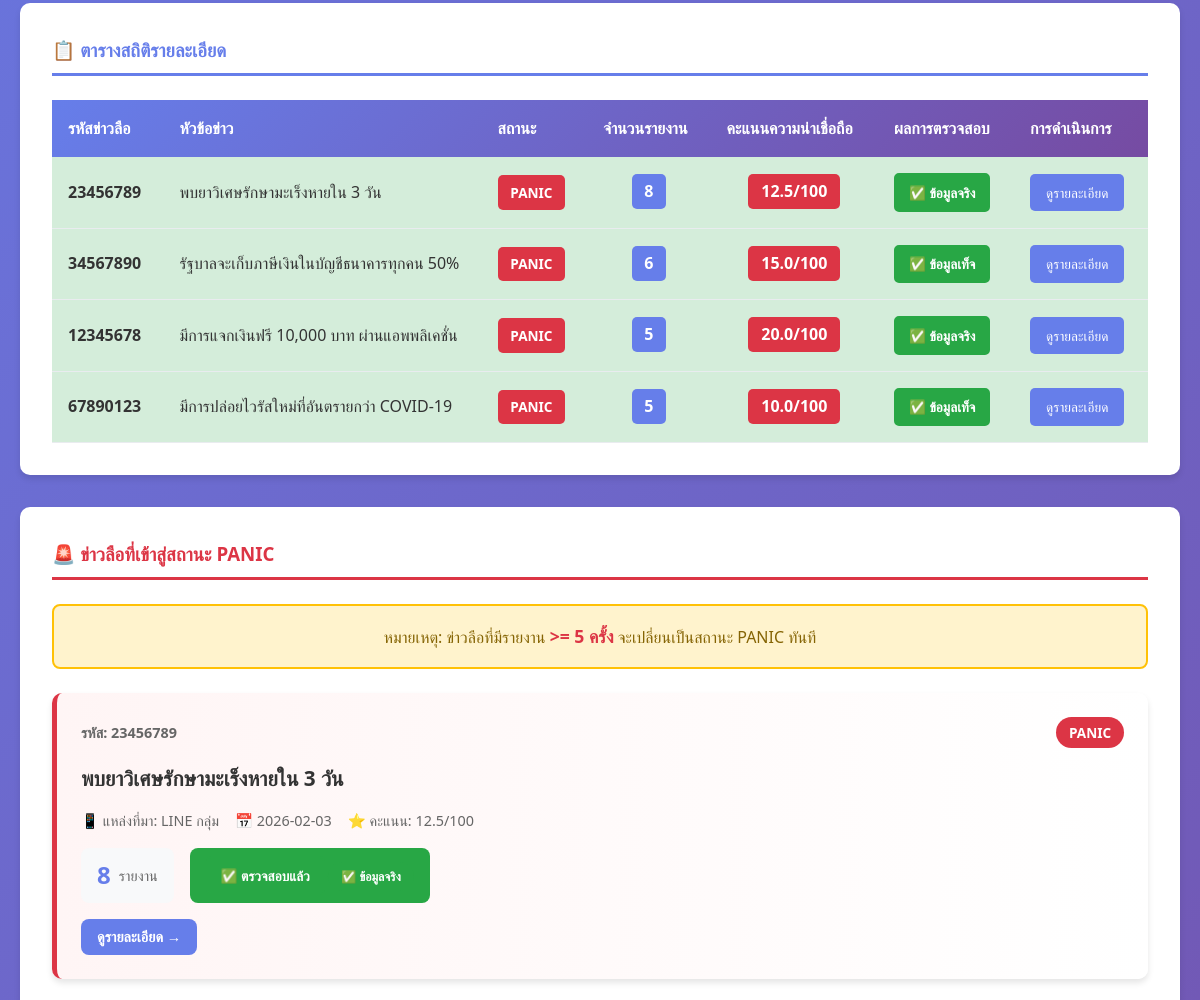
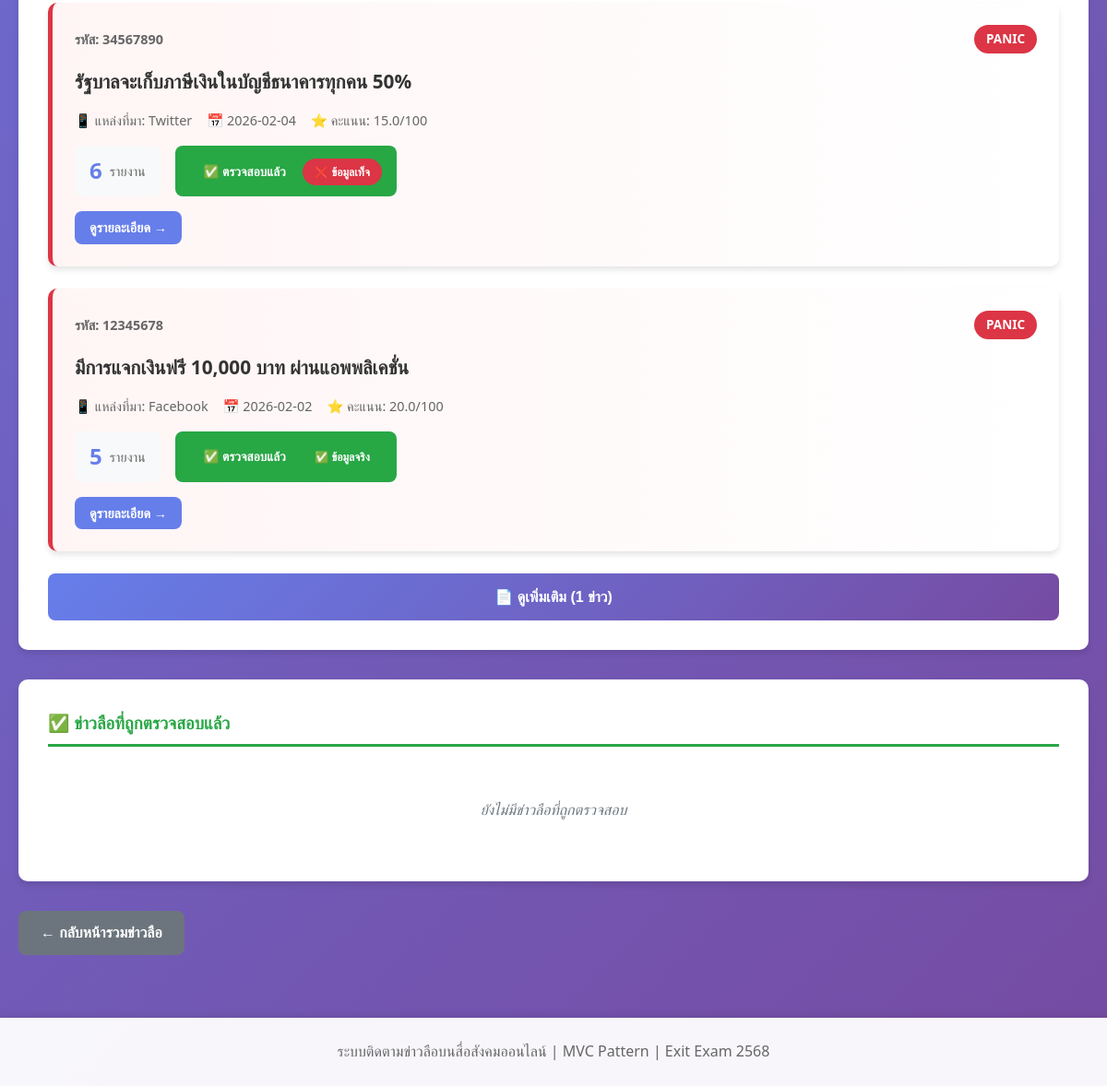
The app's page /summary (lower part), older data (2 pictures, top to bottom).
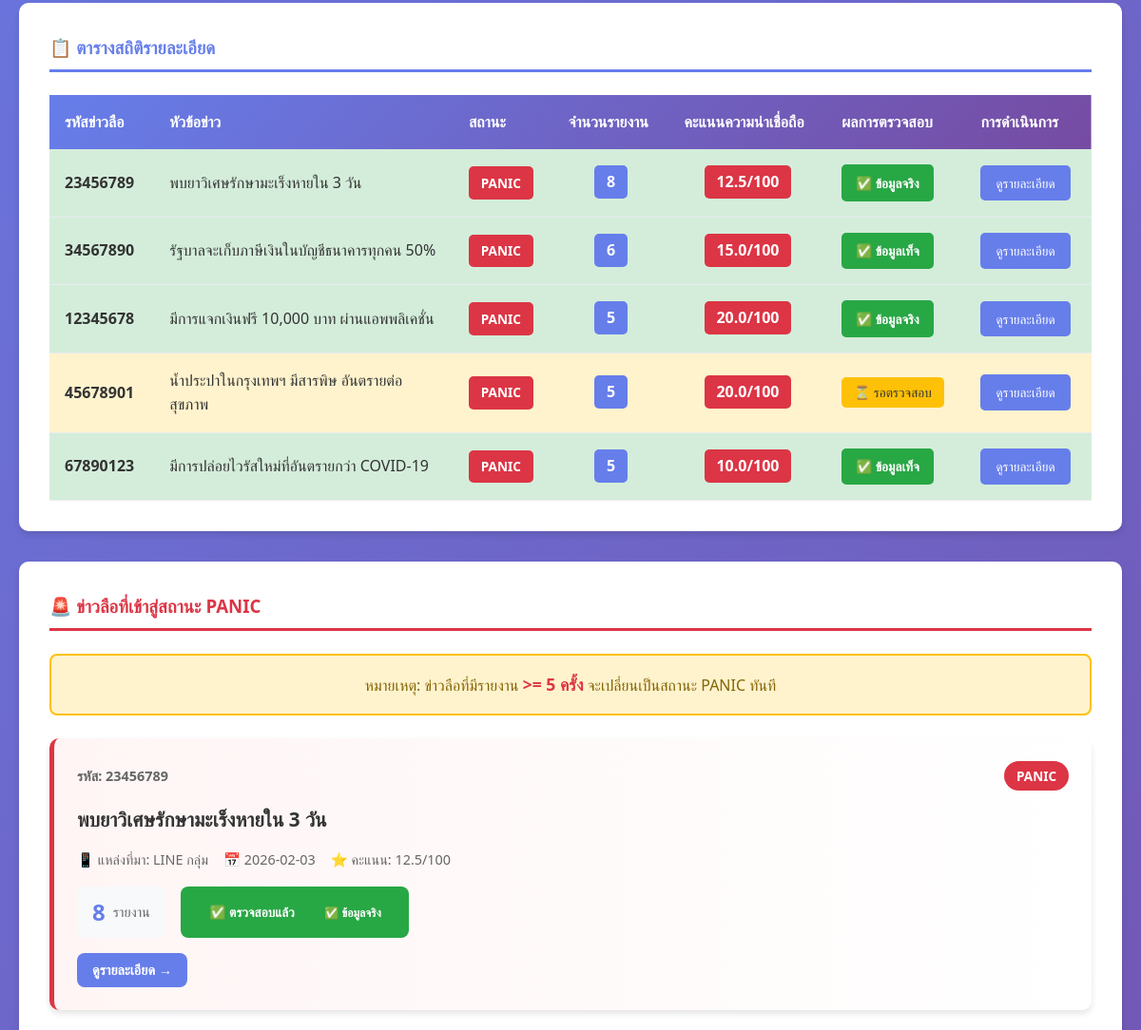
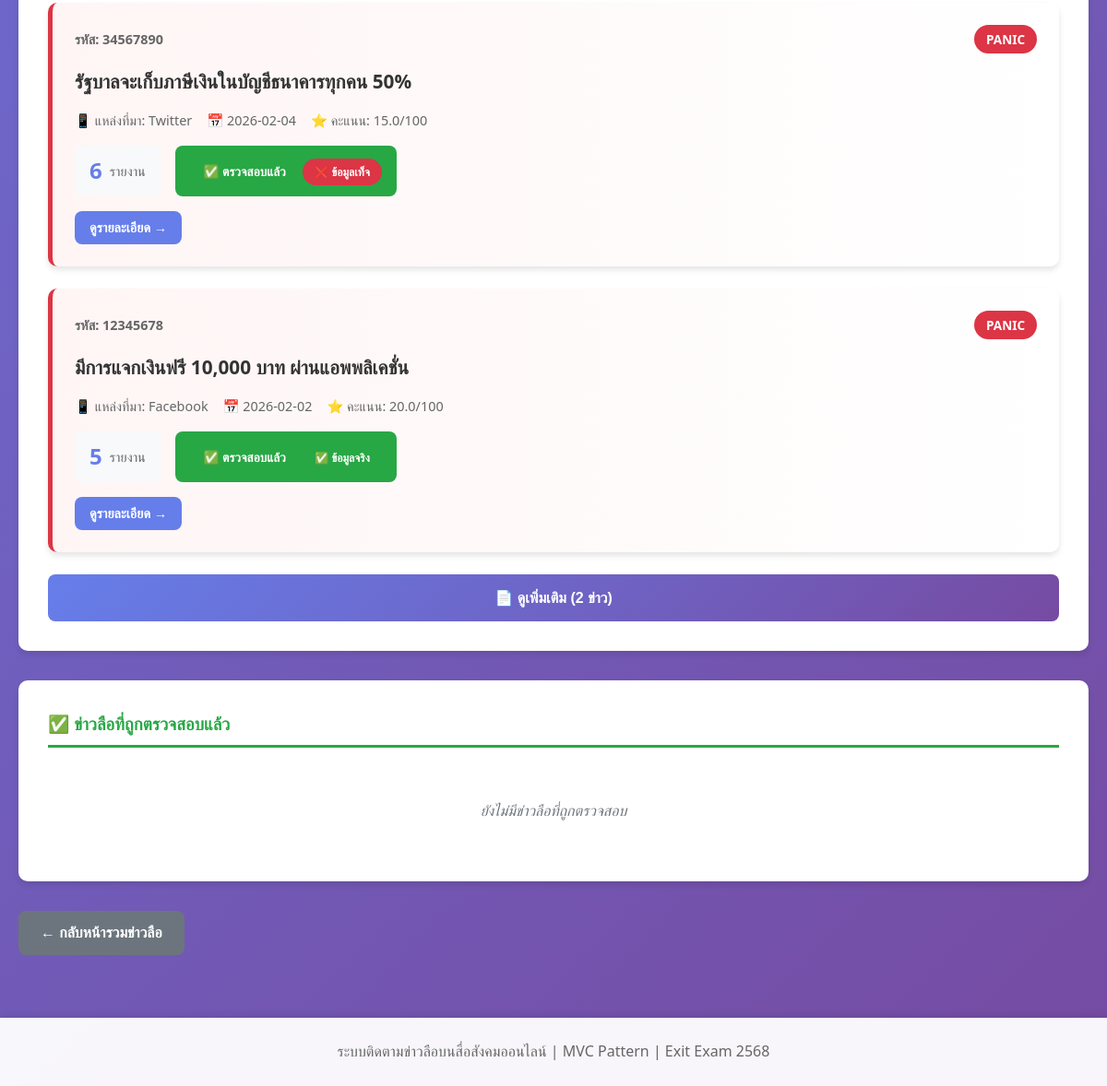
The same page, newer data (2 pictures, top to bottom).
### tables this page shows
CREATE TABLE Rumour (
            rumour_id INTEGER PRIMARY KEY CHECK(rumour_id >= 10000000 AND rumour_id <= 99999999),
            title TEXT NOT NULL,
            content TEXT,
            source TEXT NOT NULL,
            created_date TEXT NOT NULL,
            credibility_score REAL DEFAULT 50.0,
            status TEXT NOT NULL DEFAULT 'ปกติ' CHECK(status IN ('ปกติ', 'panic')),
            is_verified INTEGER DEFAULT 0,
            verification_result TEXT,
            verified_by INTEGER,
            FOREIGN KEY (verified_by) REFERENCES Users(user_id)
        );

### app.py (the view)
@app.route('/summary')
def summary():
    panic_rumours = RumourModel.get_panic_rumours()
    all_rumours = RumourModel.get_all_rumours()
    total_rumours = len(all_rumours)
    return render_template('summary.html', panic_rumours=panic_rumours, total_rumours=total_rumours)

### models/database.py (called while the page is built)
    def get_connection(self):
        return sqlite3.connect(self.db_name)

    def fetch_all(self, query, params=()):
        conn = self.get_connection()
        conn.row_factory = sqlite3.Row
        cursor = conn.cursor()
        cursor.execute(query, params)
        results = cursor.fetchall()
        conn.close()
        return results

### models/rumour.py (called while the page is built)
    @staticmethod
    def get_all_rumours():
        db = Database()
        query = """
            SELECT r.*, COUNT(rep.report_id) as report_count
            FROM Rumour r
            LEFT JOIN Report rep ON r.rumour_id = rep.rumour_id
            GROUP BY r.rumour_id
            ORDER BY report_count DESC, r.created_date DESC
        """
        return db.fetch_all(query)

    @staticmethod
    def get_panic_rumours():
        db = Database()
        query = """
            SELECT r.*, COUNT(rep.report_id) as report_count
            FROM Rumour r
            LEFT JOIN Report rep ON r.rumour_id = rep.rumour_id
            WHERE r.status = 'panic'
            GROUP BY r.rumour_id
            ORDER BY report_count DESC
        """
        return db.fetch_all(query)

### templates/summary.html (shortened to what the changed rows need)
<!DOCTYPE html>
<html lang="th">
<head>
    <link rel="stylesheet" href="{{ url_for('static', filename='style.css') }}">
</head>
<body>
    <div class="container">
        <div class="stats-table-section">
            <table class="stats-table">
                <thead>
                    <tr>
                        <th>รหัสข่าวลือ</th>
                        <th>หัวข้อข่าว</th>
                        <th>สถานะ</th>
                        <th>จำนวนรายงาน</th>
                        <th>คะแนนความน่าเชื่อถือ</th>
                        <th>ผลการตรวจสอบ</th>
                        <th>การดำเนินการ</th>
                    </tr>
                </thead>
                <tbody>
                    {% for rumour in panic_rumours %}
                    <tr class="{% if rumour.is_verified %}row-verified{% else %}row-pending{% endif %}">
                        <td><strong>{{ rumour.rumour_id }}</strong></td>
                        <td class="cell-title">{{ rumour.title[:50] }}{% if rumour.title|length > 50 %}...{% endif %}</td>
                        <td>
                            <span class="badge-table badge-panic">PANIC</span>
                        </td>
                        <td class="cell-center">
                            <span class="badge-count">{{ rumour.report_count }}</span>
                        </td>
                        <td class="cell-center">
                            <span class="score-badge score-{{ 'low' if rumour.credibility_score < 30 else 'medium' if rumour.credibility_score < 60 else 'high' }}">
                                {{ rumour.credibility_score }}/100
                            </span>
                        </td>
                        <td>
                            {% if rumour.is_verified %}
                                <span class="badge-verified">✅ {{ rumour.verification_result }}</span>
                            {% else %}
                                <span class="badge-pending">⏳ รอตรวจสอบ</span>
                            {% endif %}
                        </td>
                        <td>
                            <a href="{{ url_for('detail', rumour_id=rumour.rumour_id) }}" class="btn-table">ดูรายละเอียด</a>
                        </td>
                    </tr>
                    {% endfor %}
                </tbody>
            </table>
        </div>
        <div class="summary-section" id="panic-section">
            <h3 class="section-title section-danger">🚨 ข่าวลือที่เข้าสู่สถานะ PANIC</h3>
            <p class="section-note">หมายเหตุ: ข่าวลือที่มีรายงาน <strong>>= 5 ครั้ง</strong> จะเปลี่ยนเป็นสถานะ PANIC ทันที</p>
            {% if panic_rumours %}
                <div class="rumour-feed" id="panic-feed">
                    {% for rumour in panic_rumours %}
                        <div class="rumour-card panic" data-index="{{ loop.index }}">
                            <div class="rumour-header">
                                <span class="rumour-id">รหัส: {{ rumour.rumour_id }}</span>
                                <span class="status-badge status-panic">PANIC</span>
                            </div>
                            <h3 class="rumour-title">{{ rumour.title }}</h3>
                            <div class="rumour-info">
                                <span>📱 แหล่งที่มา: {{ rumour.source }}</span>
                                <span>📅 {{ rumour.created_date[:10] }}</span>
                                <span>⭐ คะแนน: {{ rumour.credibility_score }}/100</span>
                            </div>
                            <div class="rumour-stats">
                                <div class="stat">
                                    <span class="stat-number">{{ rumour.report_count }}</span>
                                    <span class="stat-label">รายงาน</span>
                                </div>
                                {% if rumour.is_verified %}
                                    <div class="verified-badge">
                                        <span class="badge-verified">✅ ตรวจสอบแล้ว</span>
                                        {% if rumour.verification_result == 'ข้อมูลเท็จ' %}
                                            <span class="badge-false">❌ ข้อมูลเท็จ</span>
                                        {% elif rumour.verification_result == 'ข้อมูลจริง' %}
                                            <span class="badge-true">✅ ข้อมูลจริง</span>
                                        {% endif %}
                                    </div>
                                {% endif %}
                            </div>
                            <div class="card-footer">
                                <a href="{{ url_for('detail', rumour_id=rumour.rumour_id) }}" class="btn btn-primary btn-sm">
                                    ดูรายละเอียด →
                                </a>
                            </div>
                        </div>
                    {% endfor %}
                </div>
                {% if panic_rumours|length > 3 %}
                    <button id="loadMorePanic" class="btn btn-load-more">📄 ดูเพิ่มเติม ({{ panic_rumours|length - 3 }} ข่าว)</button>
                {% endif %}
            {% else %}
                <p class="no-data">ไม่มีข่าวลือที่เข้าสู่สถานะ panic</p>
            {% endif %}
        </div>
    </div>
</body>
</html>

Row changes from the older to the newer data that the page shows:
now on this page (row edited): Rumour: rumour_id "45678901", title "น้ำประปาในกรุงเทพฯ มีสารพิษ อันตรายต่อสุขภาพ", report_count "5", credibility_score "20.0", is_verified "⏳ รอตรวจสอบ", shown under "📋 ตารางสถิติรายละเอียด"
Text that changed along with them:
{{ panic_rumours|length - 3 }}: "1" → "2"
